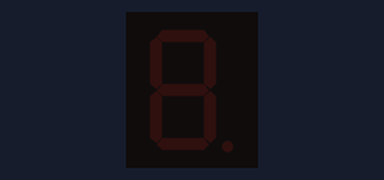
The sketch below on a simulated Arduino Uno, built with avr-gcc and run on an emulated ATmega328P. Shown: 1-digit seven-segment display. Wiring (inferred from the names in the program): 1-digit 7-segment display, segments lit when HIGH: segments pin 7, pin 8, pin 9, pin 10, pin 11, pin 12, pin 13, pin 5. The segment pins are drawn as the display they are named for.

Above: at 0.1 s.
At 1.1 s:
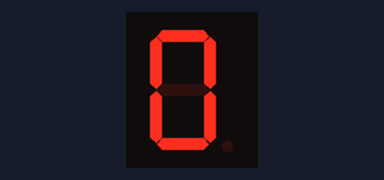
At 2.1 s:
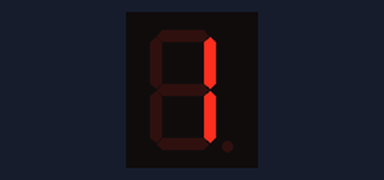
At 5.1 s:
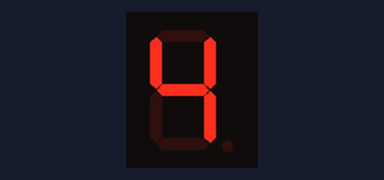
At 7.1 s:
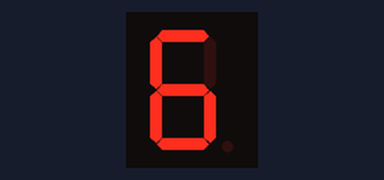
At 10.1 s:
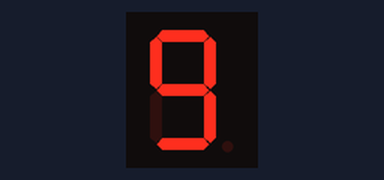

Measured:
- by itself, everything shown: repeats every 10.0 s, in 10 steps
- what the display in image 1 shows lasts 1.0 s, from 1.0 s to 2.0 s

The sketch:

proba_display.ino
```cpp
int segA = 7; // top
int segB = 8; // right-top
int segC = 9; // right-bottom
int segD = 10; // bottom
int segE = 11; // left-bottom
int segF = 12; // left-top
int segG = 13; // middle
int segH = 5;// dot

void setup() {
    // put your setup code here, to run once:
    pinMode(segA, OUTPUT);
    pinMode(segB, OUTPUT);
    pinMode(segC, OUTPUT);
    pinMode(segD, OUTPUT);
    pinMode(segE, OUTPUT);
    pinMode(segF, OUTPUT);
    pinMode(segG, OUTPUT);
    pinMode(segH, OUTPUT);
}

//-----------------------------------------------------//
static int nTicks = 0;

void loop()
{
    delay(1000);
    drawDigitFast(nTicks % 10);
    nTicks++;
}


//-----------------------------------------------------//
void drawDigitFast(int n)
{
    const byte aPins[8] = {
        segA, segB, segC, segD, segE, segF, segG, segH
    };
    const byte aSegments[10][8] = {
        //  A     B     C     D     E     F     G    H
        { HIGH, HIGH, HIGH, HIGH, HIGH, HIGH,  LOW, LOW }, // 0
        {  LOW, HIGH, HIGH,  LOW,  LOW,  LOW,  LOW, LOW }, // 1
        { HIGH, HIGH,  LOW, HIGH, HIGH,  LOW, HIGH, LOW }, // 2
        { HIGH, HIGH, HIGH, HIGH,  LOW,  LOW, HIGH, LOW }, // 3
        {  LOW, HIGH, HIGH,  LOW,  LOW, HIGH, HIGH, LOW }, // 4
        { HIGH,  LOW, HIGH, HIGH,  LOW, HIGH, HIGH, LOW }, // 5
        { HIGH,  LOW, HIGH, HIGH, HIGH, HIGH, HIGH, LOW }, // 6
        { HIGH, HIGH, HIGH,  LOW,  LOW,  LOW, LOW,  LOW }, // 7
        { HIGH, HIGH, HIGH, HIGH, HIGH, HIGH, HIGH, LOW }, // 8
        { HIGH, HIGH, HIGH, HIGH,  LOW, HIGH, HIGH, LOW }, // 9
    };
     for( int i = 0; i < 8; i++ )
     {
        digitalWrite( aPins[i], aSegments[n][i] );
     }
}
```
